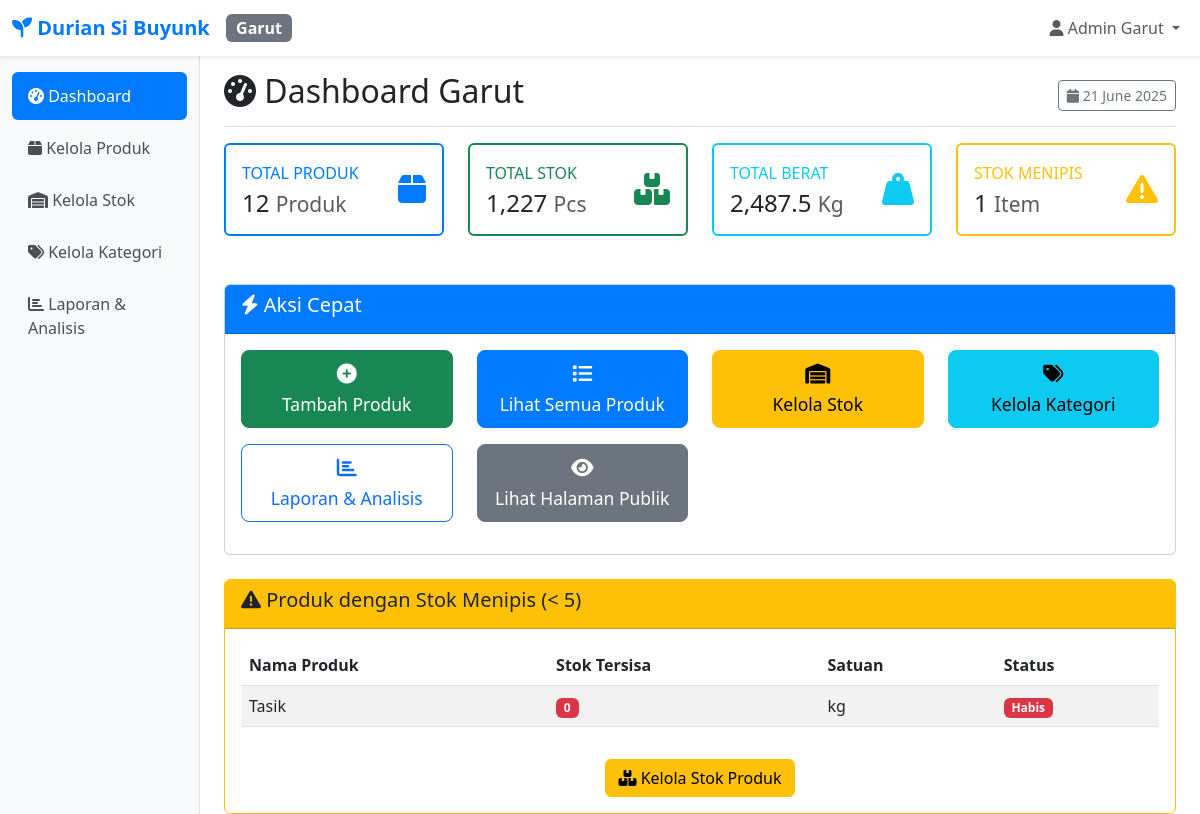
The page /cabang/garut/dashboard.php (signed in) on the database its author committed.
### tables this page shows
CREATE TABLE `users` (
  `id` int NOT NULL,
  `username` varchar(50) NOT NULL,
  `password` varchar(255) NOT NULL,
  `nama_lengkap` varchar(100) NOT NULL,
  `cabang_id` int NOT NULL,
  `role` enum('admin') DEFAULT 'admin',
  `created_at` timestamp NOT NULL DEFAULT CURRENT_TIMESTAMP,
  `updated_at` timestamp NOT NULL DEFAULT CURRENT_TIMESTAMP ON UPDATE CURRENT_TIMESTAMP
);

CREATE TABLE `cabang` (
  `id` int NOT NULL,
  `nama_cabang` varchar(50) NOT NULL,
  `kode_cabang` varchar(10) NOT NULL,
  `alamat` text,
  `telepon` varchar(20) DEFAULT NULL,
  `created_at` timestamp NOT NULL DEFAULT CURRENT_TIMESTAMP
);

CREATE TABLE `produk` (
  `id` int NOT NULL,
  `nama_produk` varchar(200) NOT NULL,
  `kategori_id` int DEFAULT NULL,
  `jenis_durian_id` int DEFAULT NULL,
  `harga` decimal(12,2) NOT NULL,
  `harga_per_kg` decimal(12,2) DEFAULT '0.00' COMMENT 'Harga per kilogram',
  `stok_tasik` int DEFAULT '0',
  `stok_garut` int DEFAULT '0',
  `total_kg_tasik` decimal(10,3) DEFAULT '0.000' COMMENT 'Total berat stok Tasik dalam kg',
  `total_kg_garut` decimal(10,3) DEFAULT '0.000' COMMENT 'Total berat stok Garut dalam kg',
  `total_pcs_tasik` int DEFAULT '0' COMMENT 'Total pieces Tasik',
  `total_pcs_garut` int DEFAULT '0' COMMENT 'Total pieces Garut',
  `satuan` varchar(20) DEFAULT 'pcs',
  `deskripsi` text,
  `gambar` varchar(255) DEFAULT NULL,
  `status` enum('aktif','nonaktif') DEFAULT 'aktif',
  `created_at` timestamp NOT NULL DEFAULT CURRENT_TIMESTAMP,
  `updated_at` timestamp NOT NULL DEFAULT CURRENT_TIMESTAMP ON UPDATE CURRENT_TIMESTAMP
);

### includes/auth.php (called while the page is built, shortened)
<?php
function getCurrentUser() {
    try {
        $pdo = getConnection();
        $stmt = $pdo->prepare("SELECT u.*, c.nama_cabang, c.kode_cabang
                              FROM users u
                              JOIN cabang c ON u.cabang_id = c.id
                              WHERE u.id = ?");
        $stmt->execute([$_SESSION['user_id']]);
        return $stmt->fetch();
    } catch (Exception $e) {
        return null;
    }
}
?>

### includes/functions.php (called while the page is built, shortened)
<?php
function getDashboardStats($cabang_id) {
    try {
        $pdo = getConnection();
        $stmt = $pdo->query("SELECT COUNT(*) as total FROM produk WHERE status = 'aktif'");
        $totalProducts = $stmt->fetch()['total'];
        if ($cabang_id == CABANG_TASIK) {
            $stmt = $pdo->query("SELECT SUM(stok_tasik) as total FROM produk WHERE status = 'aktif'");
            $totalStock = $stmt->fetch()['total'] ?? 0;
            $stmt = $pdo->query("SELECT SUM(total_kg_tasik) as total FROM produk WHERE status = 'aktif'");
            $totalWeight = $stmt->fetch()['total'] ?? 0;
            $stmt = $pdo->query("SELECT COUNT(*) as total FROM produk WHERE status = 'aktif' AND stok_tasik < 5");
        } else {
            $stmt = $pdo->query("SELECT SUM(stok_garut) as total FROM produk WHERE status = 'aktif'");
            $totalStock = $stmt->fetch()['total'] ?? 0;
            $stmt = $pdo->query("SELECT SUM(total_kg_garut) as total FROM produk WHERE status = 'aktif'");
            $totalWeight = $stmt->fetch()['total'] ?? 0;
            $stmt = $pdo->query("SELECT COUNT(*) as total FROM produk WHERE status = 'aktif' AND stok_garut < 5");
        }
        $lowStock = $stmt->fetch()['total'];
        $stmt = $pdo->query("SELECT COUNT(*) as total FROM kategori");
        $totalCategories = $stmt->fetch()['total'];
        return [
            'total_products' => $totalProducts,
            'total_stock' => $totalStock,
            'total_weight' => $totalWeight,
            'low_stock' => $lowStock,
            'total_categories' => $totalCategories
        ];
    } catch (Exception $e) {
        return [
            'total_products' => 0,
            'total_stock' => 0,
            'total_weight' => 0,
            'low_stock' => 0,
            'total_categories' => 0
        ];
    }
}
?>

### cabang/garut/dashboard.php (the view, shortened to what this page needs)
<?php
require_once __DIR__ . '/../../includes/auth.php';
require_once __DIR__ . '/../../includes/functions.php';
$currentUser = getCurrentUser();
$branchName = $currentUser ? $currentUser['nama_cabang'] : '';
$stats = getDashboardStats(CABANG_GARUT);
$pdo = getConnection();
$stmt = $pdo->prepare("SELECT nama_produk, stok_garut, satuan FROM produk WHERE status = 'aktif' AND stok_garut < :limit ORDER BY stok_garut ASC LIMIT 5");
$stmt->execute(['limit' => 5]);
$lowStockProducts = $stmt->fetchAll();
?>
<!DOCTYPE html>
<html lang="id">
<head>
    <link href="https://cdn.jsdelivr.net/npm/bootstrap@5.3.0/dist/css/bootstrap.min.css" rel="stylesheet">
    <link href="https://cdnjs.cloudflare.com/ajax/libs/font-awesome/6.4.0/css/all.min.css" rel="stylesheet">
</head>
<body>
<nav class="navbar navbar-expand-lg navbar-light bg-white shadow-sm">
    <div class="container-fluid">
        <a class="navbar-brand" href="dashboard.php"><i class="fas fa-seedling"></i> <?= APP_NAME ?></a>
        <span class="badge bg-secondary fs-6"><?= $branchName ?></span>
        <div class="navbar-nav ms-auto">
            <div class="nav-item dropdown">
                <a class="nav-link dropdown-toggle" href="#" data-bs-toggle="dropdown">
                    <i class="fas fa-user"></i> <?= $currentUser['nama_lengkap'] ?? 'User' ?>
                </a>
            </div>
        </div>
    </div>
</nav>
<div class="container-fluid">
    <div class="row">
        <nav class="col-md-3 col-lg-2 d-md-block sidebar">
            <div class="position-sticky pt-3">
                <ul class="nav flex-column">
                    <li class="nav-item"><a class="nav-link <?= basename($_SERVER['PHP_SELF'])=='dashboard.php'?'active':'' ?>" href="dashboard.php"><i class="fas fa-tachometer-alt"></i> Dashboard</a></li>
                    <li class="nav-item"><a class="nav-link <?= strpos($_SERVER['PHP_SELF'],'/produk/')!==false?'active':'' ?>" href="produk/"><i class="fas fa-box"></i> Kelola Produk</a></li>
                    <li class="nav-item"><a class="nav-link <?= strpos($_SERVER['PHP_SELF'],'/manajemen-stok/')!==false?'active':'' ?>" href="manajemen-stok/"><i class="fas fa-warehouse"></i> Kelola Stok</a></li>
                    <li class="nav-item"><a class="nav-link <?= strpos($_SERVER['PHP_SELF'],'/kategori/')!==false?'active':'' ?>" href="kategori/"><i class="fas fa-tags"></i> Kelola Kategori</a></li>
                    <li class="nav-item"><a class="nav-link <?= strpos($_SERVER['PHP_SELF'],'/laporan/')!==false?'active':'' ?>" href="laporan/"><i class="fas fa-chart-bar"></i> Laporan & Analisis</a></li>
                </ul>
            </div>
        </nav>
        <main class="col-md-9 ms-sm-auto col-lg-10 px-md-4">
            <div class="pt-3">
              <div class="d-flex justify-content-between align-items-center border-bottom pb-2 mb-3">
                  <h1 class="h2"><i class="fas fa-tachometer-alt"></i> Dashboard Garut</h1>
                  <button class="btn btn-sm btn-outline-secondary">
                      <i class="fas fa-calendar"></i> <?= date('d F Y') ?>
                  </button>
              </div>
              <div class="row mb-4">
                  <?php
                  $cards = [
                      [
                          'title' => 'Total Produk',
                          'value' => $stats['total_products'],
                          'unit' => 'Produk',
                          'icon' => 'fa-box',
                          'class' => 'primary'
                      ],
                      [
                          'title' => 'Total Stok',
                          'value' => $stats['total_stock'],
                          'unit' => 'Pcs',
                          'icon' => 'fa-boxes',
                          'class' => 'success'
                      ],
                      [
                          'title' => 'Total Berat',
                          'value' => number_format($stats['total_weight'], 1),
                          'unit' => 'Kg',
                          'icon' => 'fa-weight-hanging',
                          'class' => 'info'
                      ],
                      [
                          'title' => 'Stok Menipis',
                          'value' => $stats['low_stock'],
                          'unit' => 'Item',
                          'icon' => 'fa-exclamation-triangle',
                          'class' => 'warning'
                      ]
                  ];
                  foreach ($cards as $c): ?>
                  <div class="col-xl-3 col-md-6 mb-4">
                      <div class="card border-<?= $c['class'] ?> border-2 h-100">
                          <div class="card-body">
                              <div class="row align-items-center">
                                  <div class="col">
                                      <div class="text-xs font-weight-bold text-<?= $c['class'] ?> text-uppercase mb-1"><?= $c['title'] ?></div>
                                      <div class="h4 mb-0 font-weight-bold text-gray-800">
                                          <?= is_numeric($c['value']) ? number_format($c['value']) : $c['value'] ?>
                                          <small class="text-muted"><?= $c['unit'] ?></small>
                                      </div>
                                  </div>
                                  <div class="col-auto"><i class="fas <?= $c['icon'] ?> fa-2x text-<?= $c['class'] ?>"></i></div>
                              </div>
                          </div>
                      </div>
                  </div>
                  <?php endforeach; ?>
              </div>
              <div class="row mb-4">
                  <div class="col-12">
                      <div class="card">
                          <div class="card-header bg-primary text-white"><h5><i class="fas fa-bolt"></i> Aksi Cepat</h5></div>
                          <div class="card-body">
                              <div class="row">
                                  <div class="col-lg-3 col-md-6 mb-3"><a href="produk/tambah.php" class="btn btn-success btn-lg w-100"><i class="fas fa-plus-circle"></i><br><small>Tambah Produk</small></a></div>
                                  <div class="col-lg-3 col-md-6 mb-3"><a href="produk/" class="btn btn-primary btn-lg w-100"><i class="fas fa-list"></i><br><small>Lihat Semua Produk</small></a></div>
                                  <div class="col-lg-3 col-md-6 mb-3"><a href="manajemen-stok/" class="btn btn-warning btn-lg w-100"><i class="fas fa-warehouse"></i><br><small>Kelola Stok</small></a></div>
                                  <div class="col-lg-3 col-md-6 mb-3"><a href="kategori/" class="btn btn-info btn-lg w-100"><i class="fas fa-tags"></i><br><small>Kelola Kategori</small></a></div>
                              </div>
                              <div class="row">
                                  <div class="col-lg-3 col-md-6 mb-3"><a href="laporan/" class="btn btn-outline-primary btn-lg w-100"><i class="fas fa-chart-bar"></i><br><small>Laporan & Analisis</small></a></div>
                                  <div class="col-lg-3 col-md-6 mb-3"><a href="../../public/" target="_blank" class="btn btn-secondary btn-lg w-100"><i class="fas fa-eye"></i><br><small>Lihat Halaman Publik</small></a></div>
                              </div>
                          </div>
                      </div>
                  </div>
              </div>
              <?php if (!empty($lowStockProducts)): ?>
              <div class="row">
                  <div class="col-12">
                      <div class="card border-warning">
                          <div class="card-header bg-warning text-dark"><h5><i class="fas fa-exclamation-triangle"></i> Produk dengan Stok Menipis (&lt; 5)</h5></div>
                          <div class="card-body">
                              <div class="table-responsive">
                                  <table class="table table-striped table-hover">
                                      <thead><tr><th>Nama Produk</th><th>Stok Tersisa</th><th>Satuan</th><th>Status</th></tr></thead>
                                      <tbody>
                                      <?php foreach($lowStockProducts as $p): ?>
                                          <tr>
                                              <td><?= htmlspecialchars($p['nama_produk']) ?></td>
                                              <td><span class="badge bg-danger"><?= $p['stok_garut'] ?></span></td>
                                              <td><?= htmlspecialchars($p['satuan']) ?></td>
                                              <td><?= $p['stok_garut']==0?'<span class="badge bg-danger">Habis</span>':'<span class="badge bg-warning">Menipis</span>' ?></td>
                                          </tr>
                                      <?php endforeach; ?>
                                      </tbody>
                                  </table>
                              </div>
                              <div class="text-center mt-3"><a href="produk/" class="btn btn-warning"><i class="fas fa-boxes"></i> Kelola Stok Produk</a></div>
                          </div>
                      </div>
                  </div>
              </div>
              <?php endif; ?>
            </div>
        </main>
    </div>
</div>
</body>
</html>

### rows shown on the page
users: cabang.nama_cabang "Garut", nama_lengkap "Admin Garut"
produk: nama_produk "Tasik", stok_garut "0", satuan "kg", shows "Habis"

### other values the page prints
APP_NAME "Durian Si Buyunk"
$c['title'] "TOTAL PRODUK"
$c['value'] "12"
$c['unit'] "Produk"
$c['title'] "TOTAL STOK"
$c['value'] "1,227"
$c['unit'] "Pcs"
$c['title'] "TOTAL BERAT"
$c['value'] "2,487.5"
$c['unit'] "Kg"
$c['title'] "STOK MENIPIS"
$c['value'] "1"
$c['unit'] "Item"
